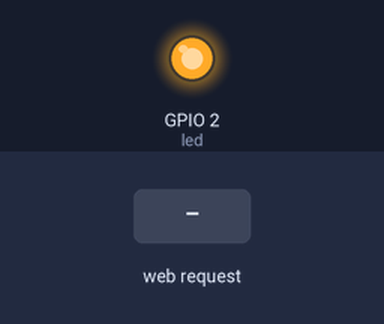
This sketch was run on a simulated ESP8266 (NodeMCU). Shown: output pins drawn as LEDs (lit = HIGH). The inputs (shaded band) are chosen by the test bench. WiFi joins after 1.5 s; servers stay silent unless stated; what the sketch prints to the serial monitor is not drawn.

Above: at 2.7 s.
2.8 s: HTTP request GET /update received
At 3.8 s:
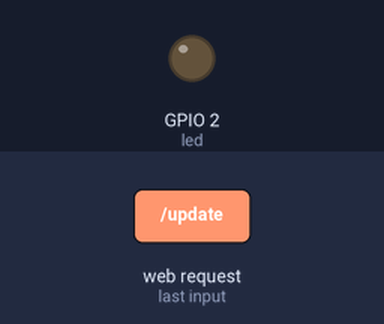
4.3 s: HTTP request GET /update?button=1 received
At 5.0 s:
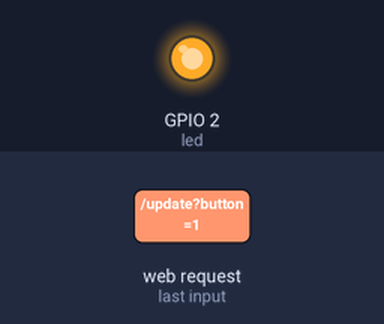
5.8 s: HTTP request GET /update?button=0 received
At 6.1 s:
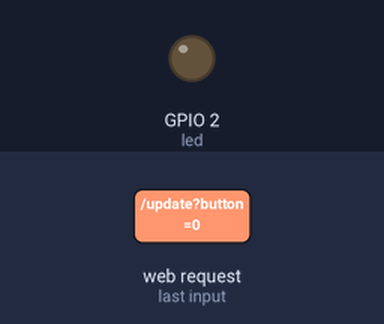
Timing chart, 0 to 8.8 s (numbered marks = the images above; inputs shaded):
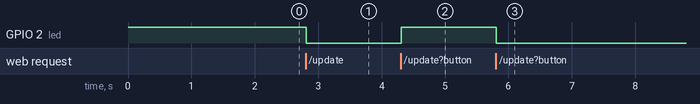

The sketch:

3.29_fuwuqi.ino
```cpp
#include <ESP8266WiFi.h>
#include <ESP8266WiFiMulti.h>   // 使用WiFiMulti库
#include <ESP8266WebServer.h>   // 使用WebServer库

#define led 2

ESP8266WiFiMulti wifiMulti;     // 建立ESP8266WiFiMulti对象,对象名称是 'wifiMulti'

ESP8266WebServer server(80);

IPAddress local_IP(192, 168, 1, 147);
IPAddress getway(192, 168, 1, 1);
IPAddress subnet(255, 255, 255, 0);
IPAddress DNS(192, 168, 1, 1);

void setup() {
  pinMode(led,OUTPUT);
  digitalWrite(led,HIGH);

  Serial.begin(9600);          // 启动串口通讯
  Serial.println("");

  if(!WiFi.config(local_IP, getway, subnet))//第一步：此处设置esp8266网络环境，ESP8266连接后的IP地址，路由器IP，子网掩码
    Serial.println("ESP8266网络环境配置成功");
  wifiMulti.addAP("创新实验室", "chuangxin"); // 将需要连接的一系列WiFi ID和密码输入这里
//  wifiMulti.addAP("ssid_from_AP_2", "your_password_for_AP_2"); // ESP8266-NodeMCU再启动后会扫描当前网络
//  wifiMulti.addAP("ssid_from_AP_3", "your_password_for_AP_3"); // 环境查找是否有这里列出的WiFi ID。如果有
  Serial.println("Connecting ...");                            // 则尝试使用此处存储的密码进行连接。

  // 尝试进行wifi连接。
  while (wifiMulti.run() != WL_CONNECTED) {
    delay(250);
    Serial.print('.');
  }

  // WiFi连接成功后将通过串口监视器输出连接成功信息
  Serial.println('\n');
  Serial.print("Connected to ");
  Serial.println(WiFi.SSID());              // 通过串口监视器输出连接的WiFi名称
  Serial.print("IP address:\t");
  Serial.println(WiFi.localIP());           // 通过串口监视器输出ESP8266-NodeMCU的IP

  Serial.println("1");////调试
  server.on("/update",hanleClientWiFi);//处理/update请求
  Serial.println("2");////调试

  server.begin();//打开网络服务器

  Serial.println("ESP8266网络服务器打开成功");


  // put your setup code here, to run once:

}

void loop() {
  Serial.println("3");////调试
  // put your main code here, to run repeatedly:
  server.handleClient();
}

void hanleClientWiFi()
{
  Serial.println("4");////调试
  int buttonValue=server.arg("button").toInt();//第二步：获取特定的客户端的信息////注意后面有括号
  int intValue=server.arg("int").toInt();

  Serial.println("5");////调试
  server.send(200,"text/plain","获取信息成功");//第三步：获取信息成功后，发送成功

  buttonValue==0 ? digitalWrite(led,LOW) : digitalWrite(led,HIGH);
    // 通过串口监视器输出获取到的变量数值
  Serial.println("6");////调试
  Serial.print("intValue = ");  Serial.println(intValue);
  Serial.print("buttonValue = ");  Serial.println(buttonValue);
  Serial.println("=================");
}
```

Measured:
- after the input at 2.8 s, GPIO 2 (led): HIGH → LOW at once
- after the input at 4.3 s, GPIO 2 (led): LOW → HIGH at once
- after the input at 5.8 s, GPIO 2 (led): HIGH → LOW at once
